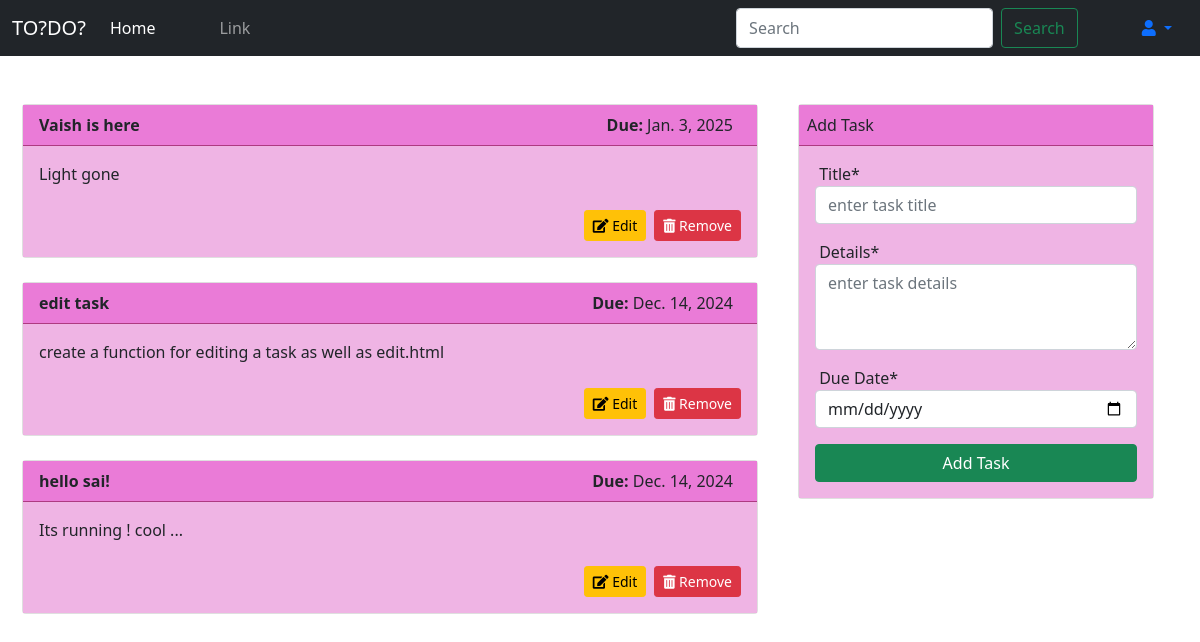
The app's page / (signed in) with its own data.
### todoapp/models.py (models this page shows, shortened)
class Task(models.Model):
    title = models.CharField(max_length=255,help_text="enter task title")
    description = models.TextField(help_text="enter task details")
    due_date = models.DateField(help_text="enter deadline of task")
    create_time = models.DateTimeField(help_text="task is created at")
    edit_time = models.DateTimeField(help_text="task is edited at",blank=True,null=True)
    user = models.ForeignKey(User, verbose_name=("User"), on_delete=models.CASCADE)

### todoapp/views.py (the view)
# urls.py: path('',views.index, name='home'),
def index(request):
    if request.user.is_authenticated:
        item_list = Task.objects.filter(user=request.user).order_by("-create_time")
        context ={
            'item_list':item_list
        }
        return render(request, 'index.html', context)
    else:
        return redirect('login')

### templates/index.html (shortened to what this page needs)
{% load static %}
{% load crispy_forms_tags %}
<!DOCTYPE html>
<html lang="en">
<head>
    <link href="https://cdn.jsdelivr.net/npm/bootstrap@5.0.2/dist/css/bootstrap.min.css" rel="stylesheet">
    <link rel="stylesheet" href="https://cdnjs.cloudflare.com/ajax/libs/font-awesome/5.15.4/css/all.min.css">
    <link rel="stylesheet" href="{% static '/style.css' %}">
</head>
<body>
<nav class="navbar navbar-expand-lg navbar-dark bg-dark">
  <div class="container-fluid d-flex justify-content-between align-items-center">
      <a class="navbar-brand" href="#">TO?DO?</a>
      <div class="collapse navbar-collapse" id="navbarSupportedContent">
          <ul class="navbar-nav gap-5">
              <li class="nav-item">
                  <a class="nav-link active" aria-current="page" href="/">Home</a>
              </li>
              <li class="nav-item">
                  <a class="nav-link" href="#">Link</a>
              </li>
          </ul>
          <div class="d-flex ms-auto gap-5">
              <form class="d-flex" role="search" action="{% url 'search_task' %}" method="GET">
                  <input class="form-control me-2" type="search" name="query" placeholder="Search" aria-label="Search">
                  <button class="btn btn-outline-success" type="submit">Search</button>
              </form>
              <div class="nav-item dropdown">
                  <a class="nav-link dropdown-toggle" href="#" id="navbarDropdown" role="button" data-bs-toggle="dropdown"
                      aria-expanded="false">
                      <i class="fas fa-user"></i>
                  </a>
              </div>
          </div>
      </div>
  </div>
</nav>
      <div class="container mt-5">
        <div class="row d-flex gap-3">
            <div class="col-md-8 custom-left">
            {% if user.is_authenticated %}
              {% for x in item_list %}
                  <div class="card rounded-sm">
                      <div class="custom-header d-flex justify-content-between align-items-center p-2">
                             <b class="d-flex ms-2">{{ x.title }}</b>
                             <time class="d-flex me-3"><b>Due:&nbsp;</b>{{ x.due_date }}</time>
                      </div>
                      <div class="card-body">
                          <p>{{ x.description }}</p>
                          <div class="d-flex justify-content-end mt-4">
                              <a href="{% url 'edit_task' x.id %}" class="btn btn-warning btn-sm me-2 rounded-sm"><i class="fas fa-edit"></i> Edit</a>
                              <a href="{% url 'remove_task' x.id %}" class="btn btn-danger btn-sm rounded-sm"><i class="fas fa-trash-alt"></i> Remove</a>
                          </div>
                      </div>
                  </div>
                  <br>
                  {% empty %}
                  <p> No Task Found !</p>
              {% endfor %}
            {% endif %}
            </div>
            <div class="col-md-4">
                <div class="card rounded-sm">
                    <div class="custom-header p-2">Add Task</div>
                    <div class="card-body">
                        <form method="POST" action="{% url 'add_task' %}">
                             <div class="mb-3">
                                <label for="taskTitle" class="taskTitle">&nbsp;Title*</label>
                                <input type="text" class="form-control" name="title" placeholder="enter task title" required>
                             </div>
                             <div class="mb-3">
                                <label for="taskDescription" class="description">&nbsp;Details*</label>
                                <textarea class="form-control" id="taskDescription" rows="3" name="description" placeholder="enter task details"></textarea>
                             </div>
                             <div class="mb-3">
                                <label for="taskDueDate" class="taskDueDate">&nbsp;Due Date*</label>
                                <input type="date" class="form-control" name="due_date">
                             </div>
                             <div class="d-grid">
                                <button type="submit" class="btn btn-success rounded-sm">Add Task</button>
                             </div>
                        </form>
                    </div>
                </div>
            </div>
        </div>
      </div>
</body>
</html>

### static/style.css (style rules this page uses)
.custom-header { background-color: #ea7bd7; border-bottom: 1px solid #ae3a81; padding: 10px 15px; }
.card-body { background-color: #eda9e0de; }
.custom-left { margin-left: -20px; }

### records on screen
Task: title "Vaish is here", due_date "Jan. 3, 2025", description "Light gone"
Task: title "edit task", due_date "Dec. 14, 2024", description "create a function for editing a task as well as edit.html"
Task: title "hello sai!", due_date "Dec. 14, 2024", description "Its running ! cool ..."
